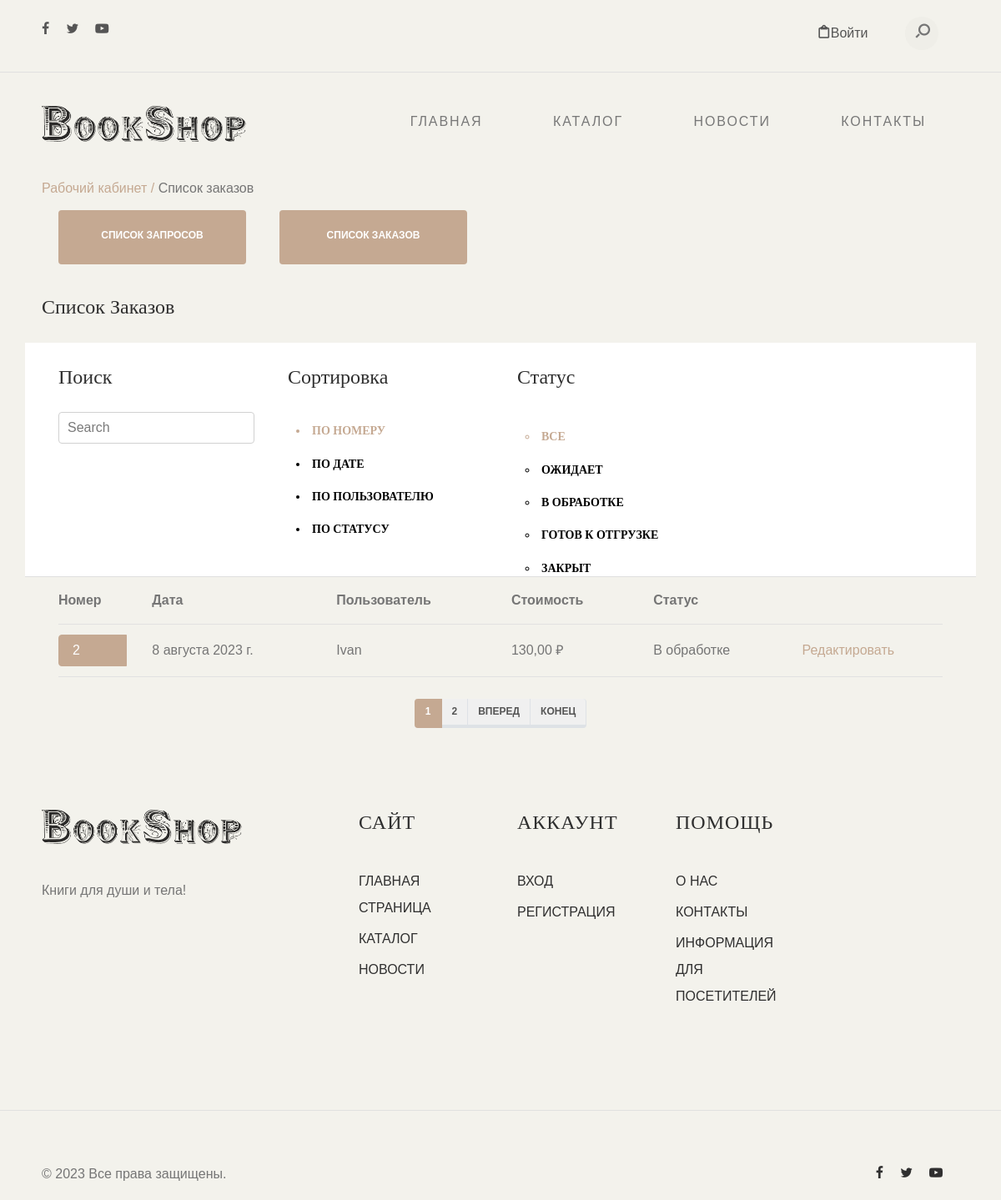
Before: /order_list/ with the older database file.
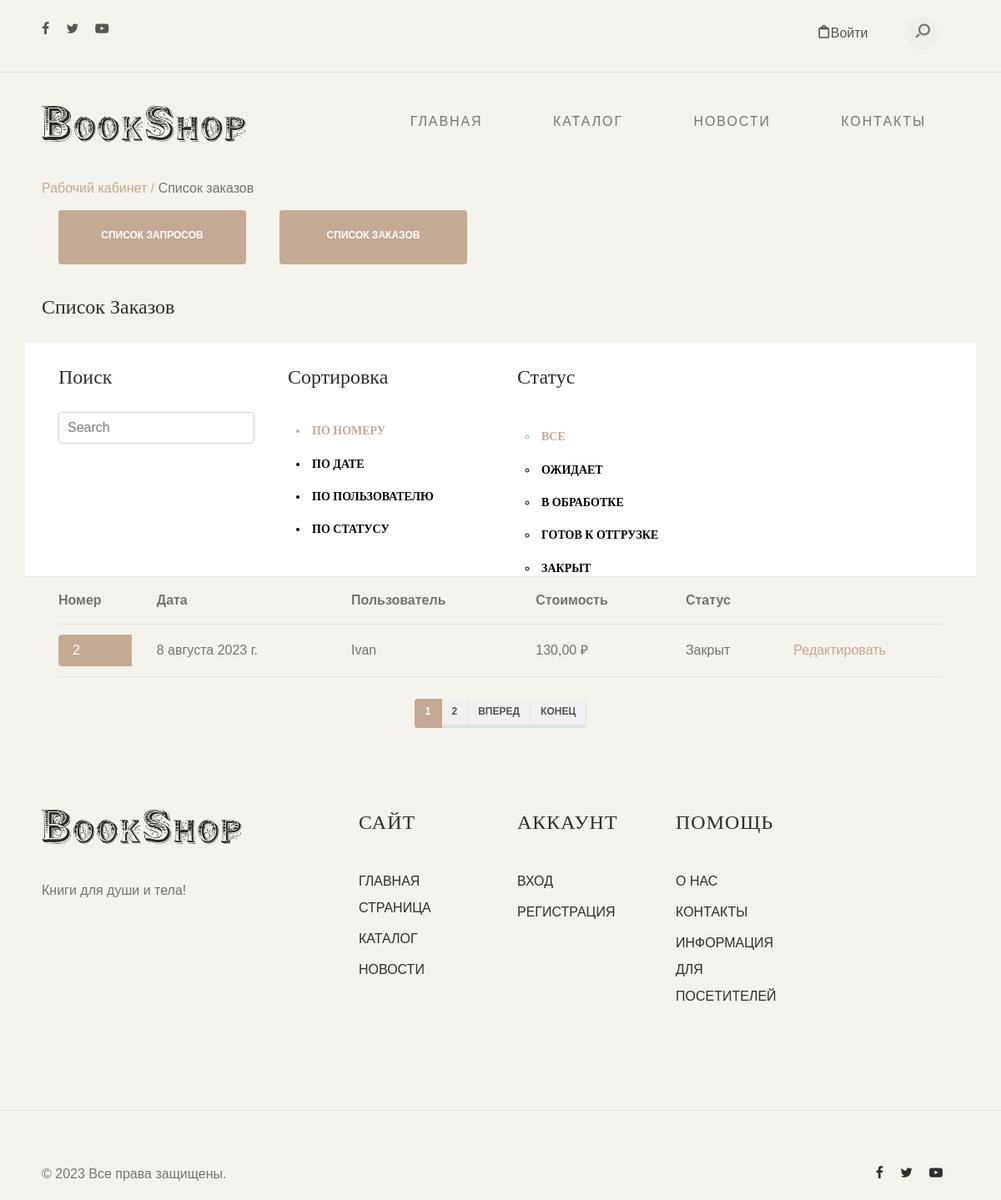
After: the same page with the newer database file.
### basketapp/models.py (models this page shows, shortened)
class Order(models.Model):
    create_date = models.DateField(auto_now_add=True)
    update_date = models.DateField(auto_now=True)
    status = models.CharField(max_length=20, choices=STATUS, default=DEFAULT_STATUS)
    user = models.ForeignKey(User, on_delete=models.CASCADE)
    def sum(self):
        baskets = Basket.objects.filter(order=self.pk)
        return sum(basket.sum() for basket in baskets)

class Basket(models.Model):
    user = models.ForeignKey(User, on_delete=models.CASCADE)
    book = models.ForeignKey(Book, on_delete=models.CASCADE)
    order = models.ForeignKey(Order, on_delete=models.CASCADE, null=True, blank=True)
    create_date = models.DateField(auto_now_add=True)
    update_date = models.DateField(auto_now=True)
    quantity = models.PositiveIntegerField(default=1)
    def sum(self):
        return self.quantity * self.book.price

### authapp/models.py (models this page shows, shortened)
class User(AbstractUser):
    NOT_SELECTED = '------'
    GENDER = {
        (NOT_SELECTED, '------'),
        ('М', 'М'),
        ('Ж', 'Ж')
    }
    DEFAULT = '------'
    GROUP_USER = {
        (DEFAULT, 'Customer'),
        ('Seller', 'Seller'),
        ('Moderator', 'Moderator')
    }
    gender = models.CharField(max_length=20, choices=GENDER, default=NOT_SELECTED)
    in_group = models.CharField(max_length=20, choices=GROUP_USER, default=DEFAULT)
    age = models.PositiveIntegerField(default=0)
    address = models.CharField(max_length=100)
    telephone = models.CharField(max_length=30)
    date_update = models.DateField(auto_now_add=True)

### mainapp/models.py (models this page shows, shortened)
class Book(models.Model):
    name = models.CharField(max_length=64)
    author = models.CharField(max_length=64, blank=True)
    foto = models.ImageField(upload_to='book_images', blank=True)
    article = models.IntegerField()
    date_receipt = models.DateField()
    category = models.ForeignKey(BookCategory, on_delete=models.CASCADE)
    description = models.TextField()
    price = models.DecimalField(max_digits=8, decimal_places=2)
    date_create = models.DateField(auto_now_add=True)
    date_update = models.DateField(auto_now=True)

### sellerapp/views.py (the view, shortened to what this page needs)
# urls.py: path('order_list/', order_list, name='order_list'),
def order_list(request):
    if "o_sort" not in request.session:
        request.session["o_sort"] = "id"
    if "o_search" not in request.session:
        request.session["o_search"] = ""
    if "o_filter" not in request.session:
        request.session["o_filter"] = ""
    o_order = request.GET.get('o_sort')
    o_filter = request.GET.get('o_filter')
    if o_order:
        request.session["o_sort"] = o_order
    if o_filter:
        request.session["o_filter"] = o_filter
    o_query = request.GET.get('o_q')
    stop = request.GET.get('stop_search')
    stop_f = request.GET.get('stop_filter')
    if stop:
        request.session["o_search"] = ""
    if stop_f:
        request.session["o_filter"] = ""
    o_o_field = request.session["o_sort"]
    o_f_field = request.session["o_filter"]
    if o_filter:
        request.session["o_filter"] = o_filter
        if request.session["o_search"] == "":
            object_list = Order.objects.filter(
                Q(status__iregex=request.session["o_filter"])).order_by(request.session["o_sort"])
        else:
            object_list = Order.objects.filter(Q(status__iregex=request.session["o_filter"])).filter(
                Q(basket__book__name__iregex=request.session["o_search"]) | Q(user__username__contains=request.session["o_search"]) | Q(id__iregex=request.session["o_search"]) | Q(
                    create_date__iregex=request.session["o_search"])).order_by(request.session["o_sort"])
    else:
        if request.session["o_search"] == "":
            if request.session["o_filter"] == "":
                object_list = Order.objects.order_by(request.session["o_sort"])
            else:
                object_list = Order.objects.filter(
                    Q(status__iregex=request.session["o_filter"])).order_by(request.session["o_sort"])
    s_o_field = request.session["o_search"]
    items_per_page = 1
    paginator = Paginator(object_list, items_per_page)
    page_number = request.GET.get('page', 1)
    try:
        page_obj = paginator.get_page(page_number)
    except PageNotAnInteger:
        page_obj = paginator.get_page(1)
    except EmptyPage:
        page_obj = paginator.get_page(paginator.num_pages)
    context = {'object_list': object_list, 'page_obj': page_obj, 'o_f_field': o_f_field, 'o_o_field': o_o_field,
               's_o_field': s_o_field}
    return render(request, 'sellerapp/order_list.html', context)

### sellerapp/templates/sellerapp/order_list.html (shortened to what this page needs)
{% extends 'mainapp/extends/base.html'%}
{% block  content %}
<div id="header-wrap">
    {% include 'mainapp/includes/header.html'%}
    {% include 'mainapp/includes/menu.html'%}
</div>
<section>
    <div class="container">
        <div class="row">
            <div class="col-md-12">
                <div class="breadcrumbs">
                    <span class="item"><a href="{% url 's_profile' %}">Рабочий кабинет /</a></span>
                    <span class="item">Список заказов</span>
                </div>
            </div>
        </div>
    </div>
</section>
<section>
    <div class="container">
        <div class="row">
            <div class="col-md-6">
                <div class="col-md-6">
                    <a href="{% url 'search_list' %}">
                        <button type="button" class="btn btn-accent btn-full">Список запросов</button>
                    </a>
                </div>
                <div class="col-md-6">
                    <a href="{% url 'order_list' %}">
                        <button type="button" class="btn btn-accent btn-full">Список заказов</button>
                    </a>
                </div>
            </div>
        </div>
    </div>
</section>
<section>
    <div class="container">
        <div class="row">
            <div class="col-md-12">
                <h2>Список заказов</h2>
            </div>
        </div>
    </div>
</section>
<section>
    <div class="container">
        <div class="row accordion-item">
            <div class="col-md-12">
                <div class="col-md-3">
                    <div class="colored">
                        <h2>Поиск</h2>
                    </div>
                    <form method="get" class="search-box" action="{% url 'order_list' %}">
                        <input name="o_q" value="{{ request.GET.o_q }}"
                               class="search-field text search-input col-md-12 col-sm-12 col-xs-12" placeholder="Search"
                               type="search">
                    </form>
                </div>
                <div class="col-md-3">
                    <div class="colored">
                        <h2>Сортировка</h2>
                        <form style="height: 30px;" method="get" action="{% url 'order_list' %}">
                            <button class="{% if o_o_field == 'id' %} btn-text  {% else %} btn-text-f {% endif %}"
                                    name="o_sort" value="id">
                                <li>По номеру</li>
                            </button>
                        </form>
                        <form style="height: 30px;" method="get" action="{% url 'order_list' %}">
                            <button class="{% if o_o_field == 'create_date' %} btn-text  {% else %} btn-text-f {% endif %}"
                                    name="o_sort" value="create_date">
                                <li>По дате</li>
                            </button>
                        </form>
                        <form style="height: 30px;" method="get" action="{% url 'order_list' %}">
                            <button class="{% if o_o_field == 'user' %} btn-text  {% else %} btn-text-f {% endif %}"
                                    name="o_sort" value="user">
                                <li>По пользователю</li>
                            </button>
                        </form>
                        <form style="height: 30px;" method="get" action="{% url 'order_list' %}">
                            <button class="{% if o_o_field == 'status' %} btn-text  {% else %} btn-text-f {% endif %}"
                                    name="o_sort" value="status">
                                <li>По статусу</li>
                            </button>
                        </form>
                    </div>
                </div>
                <div class="col-md-3">
                    <div class="colored">
                        <h2>Статус</h2>
                    </div>
                    <ul>
                        <form style="height: 30px;" method="get" action="{% url 'order_list' %}">
                            <button class="{% if o_f_field == '' %} btn-text  {% else %} btn-text-f {% endif %}"
                                    name="stop_filter" value="stop">
                                <li>Все</li>
                            </button>
                        </form>
                        <form style="height: 30px;" method="get" action="{% url 'order_list' %}">
                            <button class="{% if o_f_field == 'Ожидает' %} btn-text  {% else %} btn-text-f {% endif %}"
                                    name="o_filter" value="Ожидает">
                                <li>Ожидает</li>
                            </button>
                        </form>
                        <form style="height: 30px;" method="get" action="{% url 'order_list' %}">
                            <button class="{% if o_f_field == 'В обработке' %} btn-text  {% else %} btn-text-f {% endif %}"
                                    name="o_filter" value="В обработке">
                                <li>В обработке</li>
                            </button>
                        </form>
                        <form style="height: 30px;" method="get" action="{% url 'order_list' %}">
                            <button class="{% if o_f_field == 'Готов  к отгрузке' %} btn-text  {% else %} btn-text-f {% endif %}"
                                    name="o_filter" value="Готов  к отгрузке">
                                <li>Готов к отгрузке</li>
                            </button>
                        </form>
                        <form style="height: 30px;" method="get" action="{% url 'order_list' %}">
                            <button class="{% if o_f_field == 'Закрыт' %} btn-text  {% else %} btn-text-f {% endif %}"
                                    name="o_filter" value="Закрыт">
                                <li>Закрыт</li>
                            </button>
                        </form>
                    </ul>
                </div>
            </div>
        </div>
        <div class="col-md-12">
            <table class="u-full-width">
                <thead>
                <tr>
                    <th>Номер</th>
                    <th>Дата</th>
                    <th>Пользователь</th>
                    <th>Стоимость</th>
                    <th>Статус</th>
                    <th></th>
                </tr>
                </thead>
                <tbody>
                {% if page_obj.object_list %}
                    {% for order in page_obj.object_list %}
                        <tr>
                            <td class="page-item active"><a href="{% url 's_order_detail' order.pk %}" class="page-link nav-link">{{ order.pk }}</a></td>
                            <td>{{ order.create_date }}</td>
                            <td>{{ order.user.username }} </td>
                            <td>{{ order.sum }} ₽ </td>
                            <td>{{ order.status }}</td>
                            <td>
                    <a href="{% url 's_order_detail' order.pk %}" class="btn-black">Редактировать</a>
                </td>
                        </tr>
                    {% endfor %}
                {% endif %}
                </tbody>
            </table>
        </div>
    </div>
</section>
{% include 'mainapp/includes/pagination.html'%}
{% include 'mainapp/includes/footer.html'%}
{% endblock %}

Changed rows visible on the page:
changed Order "Ivan": status "В обработке" → "Закрыт"
